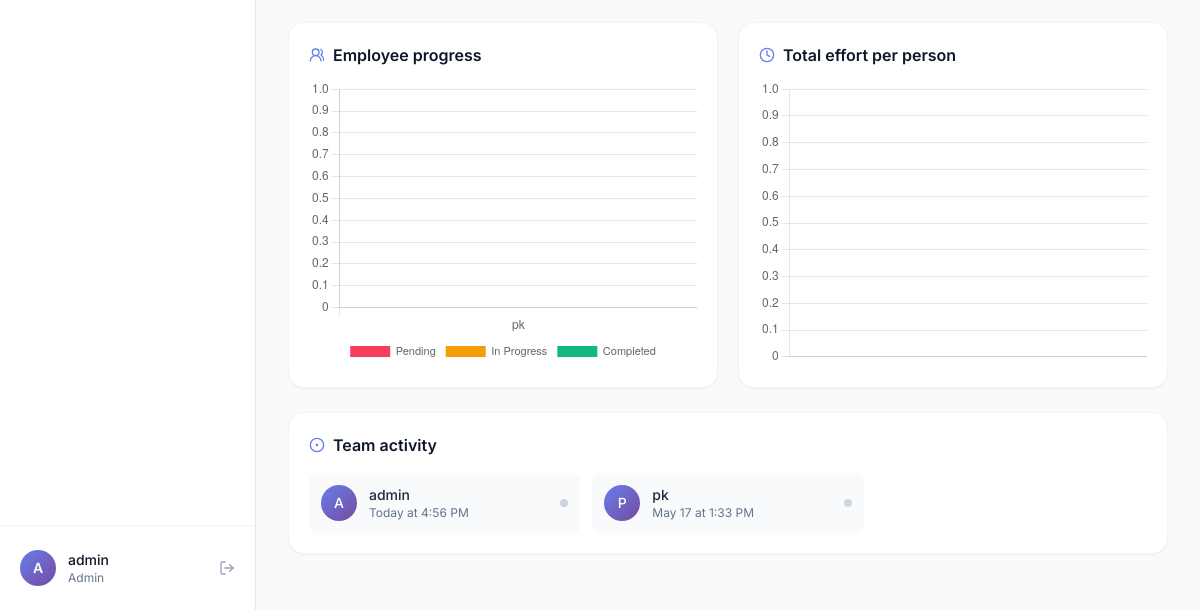
Page / (signed in, lower part) on the earlier database version.
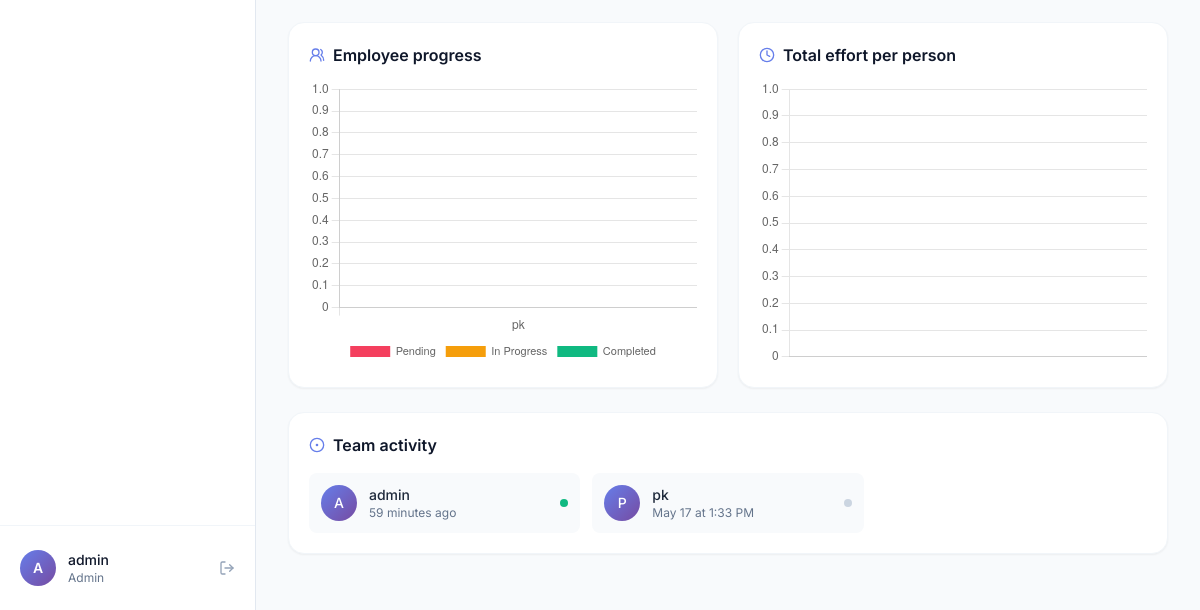
Same page on the later database version.
### app/models/user.py (models this page shows)
class User(Base):
    __tablename__ = "users"
    id            = Column(Integer, primary_key=True, index=True)
    full_name     = Column(String(120), nullable=False)
    email         = Column(String(120), unique=True, nullable=False, index=True)
    password_hash = Column(String(255), nullable=False)
    role          = Column(String(20), nullable=False, default="employee")  # admin | employee
    last_online   = Column(DateTime, nullable=True)
    created_at    = Column(DateTime, default=datetime.utcnow)
    tasks   = relationship("Task", back_populates="assignee", cascade="all, delete-orphan")
    efforts = relationship("Effort", back_populates="user", cascade="all, delete-orphan")

### app/routes/pages.py (the view)
@router.get("/", response_class=HTMLResponse)
def dashboard(request: Request, db: Session = Depends(get_db)):
    user = current_user_or_redirect(request, db)
    if not user:
        return RedirectResponse(url="/login", status_code=303)
    is_admin = user.role == "admin"
    uid = None if is_admin else user.id
    stats = analytics.dashboard_stats(db, uid)
    trend = analytics.productivity_trend(db, uid, 14)
    cat   = analytics.effort_by_category(db, uid)
    sub   = analytics.effort_by_subtask(db, uid)
    online = analytics.online_presence(db) if is_admin else {}
    emp_prog   = analytics.employee_progress(db) if is_admin else {}
    emp_act    = analytics.employee_activity(db) if is_admin else {}
    ai_insights = []
    if is_admin:
        ai_insights += ai_service.detect_workload_issues(emp_act)
    if stats["overdue"] > 0:
        ai_insights.append({
            "type": "danger",
            "title": "Overdue tasks need attention",
            "body": f"{stats['overdue']} task(s) are past their deadline."
        })
    if stats["completed"] > 0 and (stats["pending"] + stats["in_progress"] + stats["completed"]) > 0:
        total = stats["pending"] + stats["in_progress"] + stats["completed"]
        rate = round((stats["completed"] / total) * 100)
        if rate >= 60:
            ai_insights.append({
                "type": "success",
                "title": "Healthy completion rate",
                "body": f"{rate}% of tasks are complete — strong momentum."
            })
    return templates.TemplateResponse(request, "dashboard.html", {
        "user": user,
        "is_admin": is_admin,
        "stats": stats,
        "project_stats": _project_stats(db, user),
        "trend": trend,
        "effort_by_category": cat,
        "effort_by_subtask": sub,
        "online_presence": online,
        "employee_progress": emp_prog,
        "employee_activity": emp_act,
        "ai_insights": ai_insights,
    })

### templates/dashboard.html (shortened to what this page needs)
{% extends "base.html" %}
{% block content %}
<div class="p-6 lg:p-8 max-w-7xl mx-auto" x-data="dashboardApp()">
        {% set total = stats.pending + stats.in_progress + stats.completed %}
        {% set pct_done = (stats.completed * 100 // total) if total > 0 else 0 %}
        {% set pct_prog = (stats.in_progress * 100 // total) if total > 0 else 0 %}
        {% set pct_pend = (stats.pending * 100 // total) if total > 0 else 0 %}
  {% if is_admin %}
  <div class="grid lg:grid-cols-2 gap-5 mb-6">
    <div class="bg-white rounded-2xl p-5 shadow-sm border border-slate-100">
      <h3 class="font-semibold text-slate-900 flex items-center gap-2 mb-3">
        <i data-lucide="users-2" class="w-4 h-4 text-brand-500"></i>
        Employee progress
      </h3>
      <div class="relative h-72"><canvas id="progressChart"></canvas></div>
    </div>
    <div class="bg-white rounded-2xl p-5 shadow-sm border border-slate-100">
      <h3 class="font-semibold text-slate-900 flex items-center gap-2 mb-3">
        <i data-lucide="clock" class="w-4 h-4 text-brand-500"></i>
        Total effort per person
      </h3>
      <div class="relative h-72"><canvas id="activityChart"></canvas></div>
    </div>
  </div>
  <div class="bg-white rounded-2xl p-5 shadow-sm border border-slate-100 mb-6">
    <h3 class="font-semibold text-slate-900 flex items-center gap-2 mb-4">
      <i data-lucide="circle-dot" class="w-4 h-4 text-brand-500"></i>
      Team activity
    </h3>
    <div class="grid sm:grid-cols-2 md:grid-cols-3 gap-3">
      {% for name, last in online_presence.items() %}
      <div class="flex items-center gap-3 p-3 rounded-lg bg-slate-50">
        <div class="w-9 h-9 rounded-full bg-gradient-to-br from-brand-500 to-accent-500 flex items-center justify-center text-white font-medium text-sm">
          {{ name[0]|upper }}
        </div>
        <div class="flex-1 min-w-0">
          <p class="text-sm font-medium text-slate-800 truncate">{{ name }}</p>
          <p class="text-xs text-slate-500">{{ last }}</p>
        </div>
        <span class="w-2 h-2 rounded-full {% if 'Just now' in last or 'minutes' in last %}bg-emerald-500{% else %}bg-slate-300{% endif %}"></span>
      </div>
      {% endfor %}
    </div>
  </div>
  {% endif %}
</div>
{% endblock %}

### templates/base.html (shortened to what this page needs)
<!doctype html>
<html lang="en">
<head>
  <script src="https://cdn.tailwindcss.com"></script>
  <link rel="stylesheet" href="/static/css/style.css">
</head>
<body class="bg-slate-50 font-sans text-slate-800">
{% if user %}
<div class="flex min-h-screen">
  <aside class="w-64 bg-white border-r border-slate-200 hidden md:flex flex-col">
    <nav class="flex-1 px-3 py-4 space-y-1">
    </nav>
    <div class="px-3 py-4 border-t border-slate-100">
      <div class="flex items-center gap-3 px-2 py-2">
        <div class="w-9 h-9 rounded-full bg-gradient-to-br from-brand-500 to-accent-500 flex items-center justify-center text-white font-semibold text-sm">
          {{ user.full_name[0]|upper }}
        </div>
        <div class="flex-1 min-w-0">
          <p class="text-sm font-medium text-slate-900 truncate">{{ user.full_name }}</p>
          <p class="text-xs text-slate-500 capitalize">{{ user.role }}</p>
        </div>
        <a href="/logout" title="Logout" class="text-slate-400 hover:text-slate-700">
          <i data-lucide="log-out" class="w-4 h-4"></i>
        </a>
      </div>
    </div>
  </aside>
  <main class="flex-1 overflow-x-hidden relative">
    {% block content %}{% endblock %}
  </main>
</div>
{% else %}
  {% block fullpage %}{% endblock %}
{% endif %}
</body>
</html>

### static/css/style.css (style rules this page uses)
body { font-family: 'Inter', -apple-system, sans-serif; -webkit-font-smoothing: antialiased; }

Differences in the rows shown:
changed User "admin": last "Today at 4:56 PM" → "59 minutes ago"
